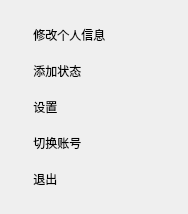
<?xml version="1.0" encoding="UTF-8"?>
<ui version="4.0">
 <class>AccountPictureDialog</class>
 <widget class="QDialog" name="AccountPictureDialog">
  <property name="geometry">
   <rect>
    <x>0</x>
    <y>0</y>
    <width>188</width>
    <height>190</height>
   </rect>
  </property>
  <property name="windowTitle">
   <string>Dialog</string>
  </property>
  <layout class="QVBoxLayout" name="verticalLayout">
   <item>
    <widget class="QWidget" name="widget" native="true">
     <layout class="QVBoxLayout" name="verticalLayout_2">
      <item>
       <widget class="QLabel" name="labelPersonalInfomation">
        <property name="minimumSize">
         <size>
          <width>0</width>
          <height>30</height>
         </size>
        </property>
        <property name="maximumSize">
         <size>
          <width>16777215</width>
          <height>30</height>
         </size>
        </property>
        <property name="text">
         <string>    修改个人信息</string>
        </property>
       </widget>
      </item>
      <item>
       <widget class="QLabel" name="labelAddStatus">
        <property name="minimumSize">
         <size>
          <width>0</width>
          <height>30</height>
         </size>
        </property>
        <property name="maximumSize">
         <size>
          <width>16777215</width>
          <height>30</height>
         </size>
        </property>
        <property name="text">
         <string>    添加状态</string>
        </property>
       </widget>
      </item>
      <item>
       <widget class="QLabel" name="labelSetting">
        <property name="minimumSize">
         <size>
          <width>0</width>
          <height>30</height>
         </size>
        </property>
        <property name="maximumSize">
         <size>
          <width>16777215</width>
          <height>30</height>
         </size>
        </property>
        <property name="text">
         <string>    设置</string>
        </property>
       </widget>
      </item>
      <item>
       <widget class="QLabel" name="labelChangeAccount">
        <property name="minimumSize">
         <size>
          <width>0</width>
          <height>30</height>
         </size>
        </property>
        <property name="maximumSize">
         <size>
          <width>16777215</width>
          <height>30</height>
         </size>
        </property>
        <property name="text">
         <string>    切换账号</string>
        </property>
       </widget>
      </item>
      <item>
       <widget class="QLabel" name="labelQuit">
        <property name="minimumSize">
         <size>
          <width>0</width>
          <height>30</height>
         </size>
        </property>
        <property name="maximumSize">
         <size>
          <width>16777215</width>
          <height>30</height>
         </size>
        </property>
        <property name="text">
         <string>    退出</string>
        </property>
       </widget>
      </item>
     </layout>
    </widget>
   </item>
  </layout>
 </widget>
 <resources/>
 <connections/>
</ui>
